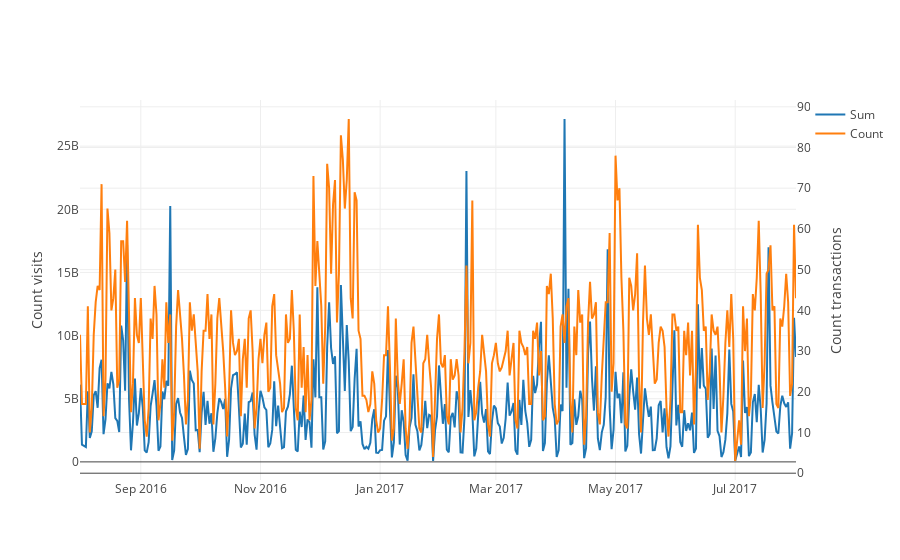

Source (notebook cell):
### Code cell
#динамика среднего чека

tdf2=tdf[tdf['totals.transactionRevenue']>0]
two=tdf2.groupby(['date'])['totals.transactionRevenue'].count().reset_index()

three=tdf2.groupby(['date'])['totals.transactionRevenue'].sum().reset_index()

layout = go.Layout(
    yaxis=dict(title='Count visits'),
    yaxis2=dict(title='Count transactions', overlaying='y', side='right')
)
trace0 = go.Scatter(
    x=three['date'],
    y=three['totals.transactionRevenue'],
    name='Sum',
    yaxis='y1'
)
trace1 = go.Scatter(
    x=two['date'],
    y=two['totals.transactionRevenue'],
    name='Count',
    yaxis='y2'
)
data = [trace0, trace1]
fig = go.Figure(data=data, layout=layout)
iplot(fig, show_link=False)

### Figure 1 — Plotly figure (JSON) as saved in the notebook; plotly's stock layout.template omitted (floating-point values rounded to 4 significant figures; data arrays with more than 128 entries replaced by an {"elided": "..."} marker saying what was removed)
{"data": [{"name": "Sum", "type": "scatter", "uid": "426a23ba-ba2b-11e8-bb7a-acbc3287d5f1", "x": {"elided": "365 str values"}, "y": {"elided": "365 int values"}, "yaxis": "y"}, {"name": "Count", "type": "scatter", "uid": "426d69c6-ba2b-11e8-85ec-acbc3287d5f1", "x": {"elided": "365 str values"}, "y": {"elided": "365 int values"}, "yaxis": "y2"}], "layout": {"yaxis": {"title": "Count visits"}, "yaxis2": {"overlaying": "y", "side": "right", "title": "Count transactions"}}}
